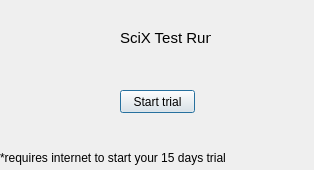
<?xml version="1.0" encoding="UTF-8"?>
<ui version="4.0">
 <class>TrialD</class>
 <widget class="QDialog" name="TrialD">
  <property name="geometry">
   <rect>
    <x>0</x>
    <y>0</y>
    <width>314</width>
    <height>170</height>
   </rect>
  </property>
  <property name="windowTitle">
   <string>Dialog</string>
  </property>
  <widget class="QLabel" name="label">
   <property name="geometry">
    <rect>
     <x>120</x>
     <y>30</y>
     <width>91</width>
     <height>16</height>
    </rect>
   </property>
   <property name="font">
    <font>
     <pointsize>11</pointsize>
    </font>
   </property>
   <property name="text">
    <string>SciX Test Run</string>
   </property>
  </widget>
  <widget class="QPushButton" name="starttrial">
   <property name="geometry">
    <rect>
     <x>120</x>
     <y>90</y>
     <width>75</width>
     <height>23</height>
    </rect>
   </property>
   <property name="text">
    <string>Start trial</string>
   </property>
  </widget>
  <widget class="QLabel" name="label_2">
   <property name="geometry">
    <rect>
     <x>0</x>
     <y>150</y>
     <width>241</width>
     <height>16</height>
    </rect>
   </property>
   <property name="text">
    <string>*requires internet to start your 15 days trial</string>
   </property>
  </widget>
 </widget>
 <resources/>
 <connections/>
</ui>
